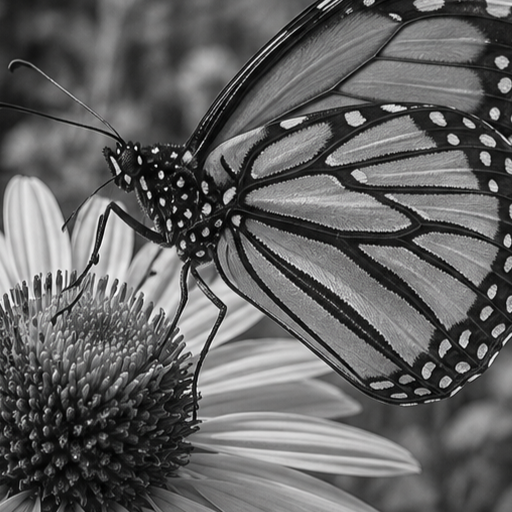
#> input picture Lab1/Part2/images/img1.png, 512 x 512 px, found by its file name
$ python q6-7.py
#> lines starting #> are read from the running program, lines starting #| are printed output that depends on the picture
import cv2
import numpy as np
import matplotlib.pyplot as plt

img1 = cv2.imread(
    r"S:\Computer Vision\Lab1\Part2\images\img1.png",
    cv2.IMREAD_GRAYSCALE
)
#> img1: shape (512, 512); min 0, max 253, mean 97.9

snp = cv2.imread(
    r"S:\Computer Vision\Lab1\Part2\images\saltandpeper.png",
    cv2.IMREAD_GRAYSCALE
)
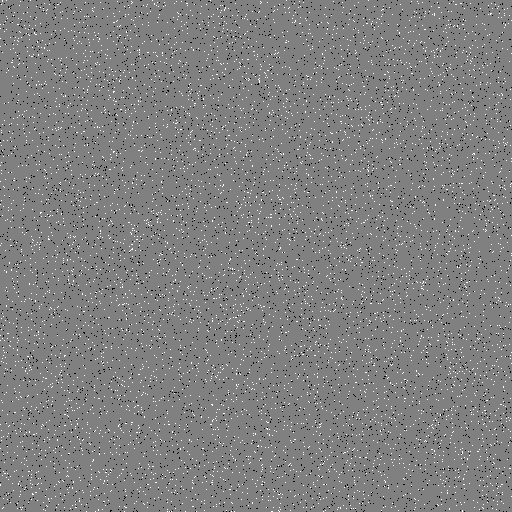
#> input picture Lab1/Part2/images/saltandpeper.png, 512 x 512 px, found by its file name
#> snp is the input picture: shape (512, 512); min 0, max 255, mean 128

gau = cv2.imread(
    r"S:\Computer Vision\Lab1\Part2\images\gaussian.png",
    cv2.IMREAD_GRAYSCALE
)
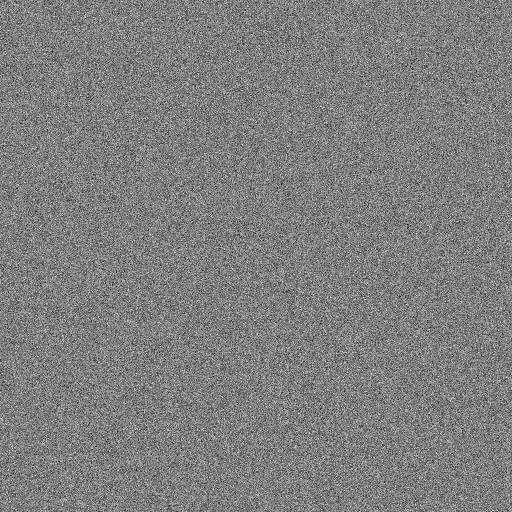
#> input picture Lab1/Part2/images/gaussian.png, 512 x 512 px, found by its file name
#> gau is the input picture: shape (512, 512); min 0, max 255, mean 126.8

# Create an empty result image
result = np.zeros(img1.shape, dtype=np.float32)

# Left half → Salt & Pepper
for x in range(0, 256):
    for y in range(0, 512):
        result[x][y] = img1[x][y] + 0.4 * snp[x][y]
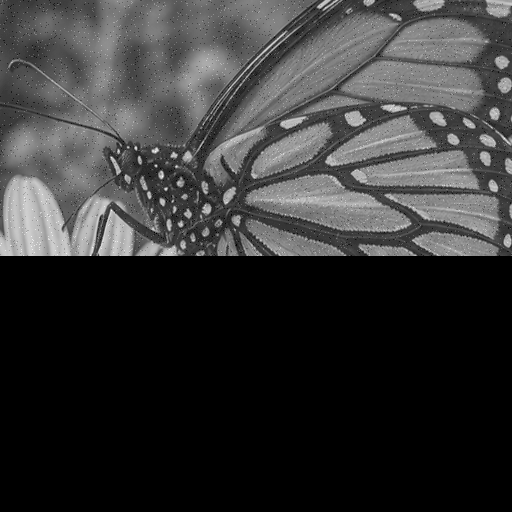
#> result: shape (512, 512) float32; min 0, max 343, mean 72.3; drawn with min black and max white

# Right half → Gaussian
for x in range(256, 512):
    for y in range(0, 512):
        result[x][y] = img1[x][y] + 0.4 * gau[x][y]
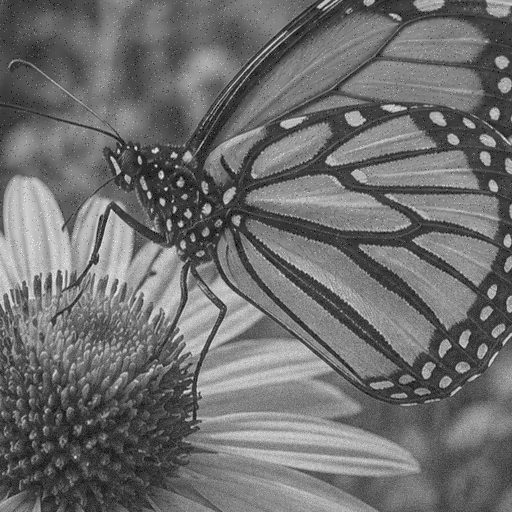
#> result: shape (512, 512) float32; min 0, max 343, mean 148.8; drawn with min black and max white

# Keep pixel values between 0 and 255
result = np.clip(result, 0, 255).astype(np.uint8)
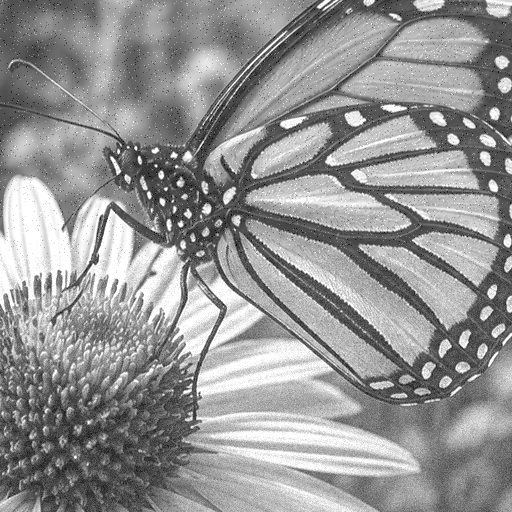
#> result: shape (512, 512); min 0, max 255, mean 148.2

plt.imshow(result, cmap="gray")
plt.axis("off")
plt.show()


# Apply all four filters

# 1. Box filter
box = cv2.blur(result, (3,3))

# 2. Weighted-average filter
kernel = np.array([[1,2,1],
                   [2,4,2],
                   [1,2,1]], dtype=np.float32) / 16
weighted = cv2.filter2D(result, -1, kernel)

# 3. Gaussian filter
gaussian = cv2.GaussianBlur(result, (3,3), 0)

# 4. Median filter
median = cv2.medianBlur(result, 3)


# Display all results
plt.figure(figsize=(12,8))

plt.subplot(2,3,1)
plt.imshow(result, cmap="gray")
plt.title("Noisy Complete Image")
plt.axis("off")

plt.subplot(2,3,2)
plt.imshow(box, cmap="gray")
plt.title("Box Filter")
plt.axis("off")

plt.subplot(2,3,3)
plt.imshow(weighted, cmap="gray")
plt.title("Weighted Average")
plt.axis("off")

plt.subplot(2,3,4)
plt.imshow(gaussian, cmap="gray")
plt.title("Gaussian Filter")
plt.axis("off")

plt.subplot(2,3,5)
plt.imshow(median, cmap="gray")
plt.title("Median Filter")
plt.axis("off")

plt.tight_layout()
plt.show()


print('''The Median filter gives the best overall visual result for the complete image, as it removes the salt-and-pepper noise effectively while preserving the butterfly's edges and fine details. However, the Weighted Average filter performs better for the Gaussian-noise region. Therefore, the Median filter provides the best overall compromise when a single filter must be applied to the complete image.''')


###Ques7

# Region-wise smoothing

result_region = np.zeros_like(result)

# Left half - Salt & Pepper noise -> Median filter
result_region[0:256, :] = cv2.medianBlur(result[0:256, :], 3)
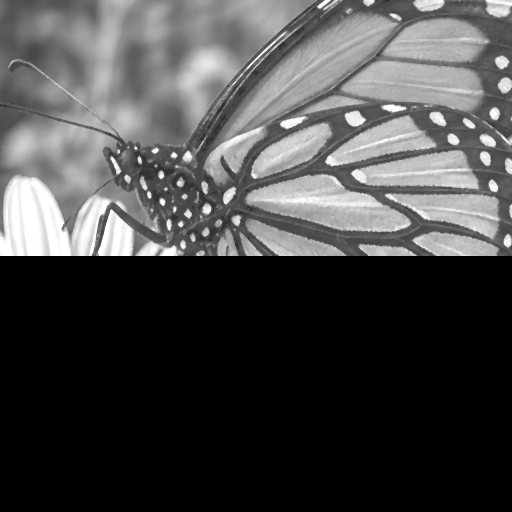
#> result_region: shape (512, 512); min 0, max 255, mean 71.9

# Right half - Gaussian noise -> Weighted Average filter
result_region[256:512, :] = cv2.filter2D(result[256:512, :], -1, kernel)


# Display result
plt.figure(figsize=(6,6))
plt.imshow(result_region, cmap="gray")
plt.title("Region-wise Smoothing")
plt.axis("off")
plt.show()
